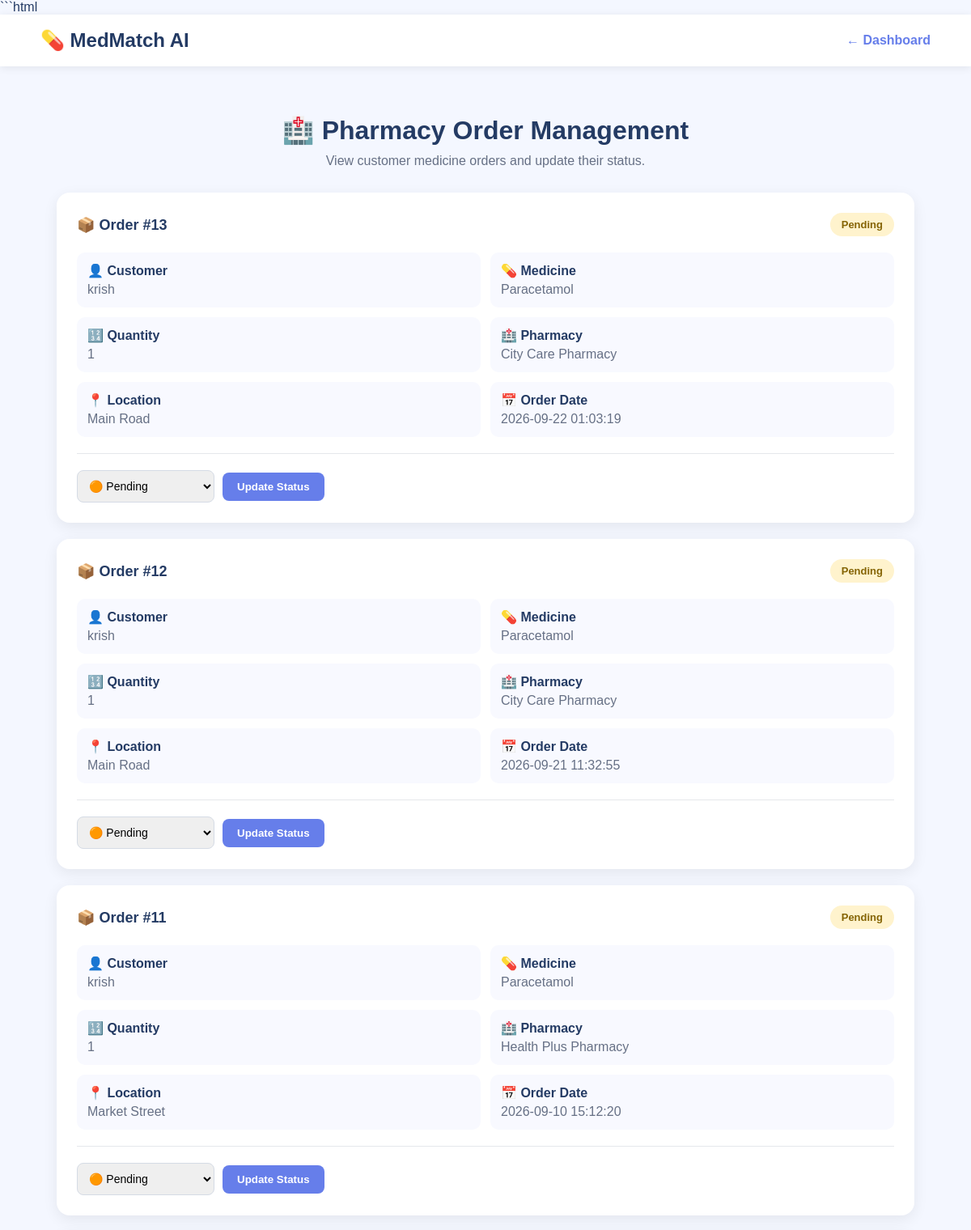
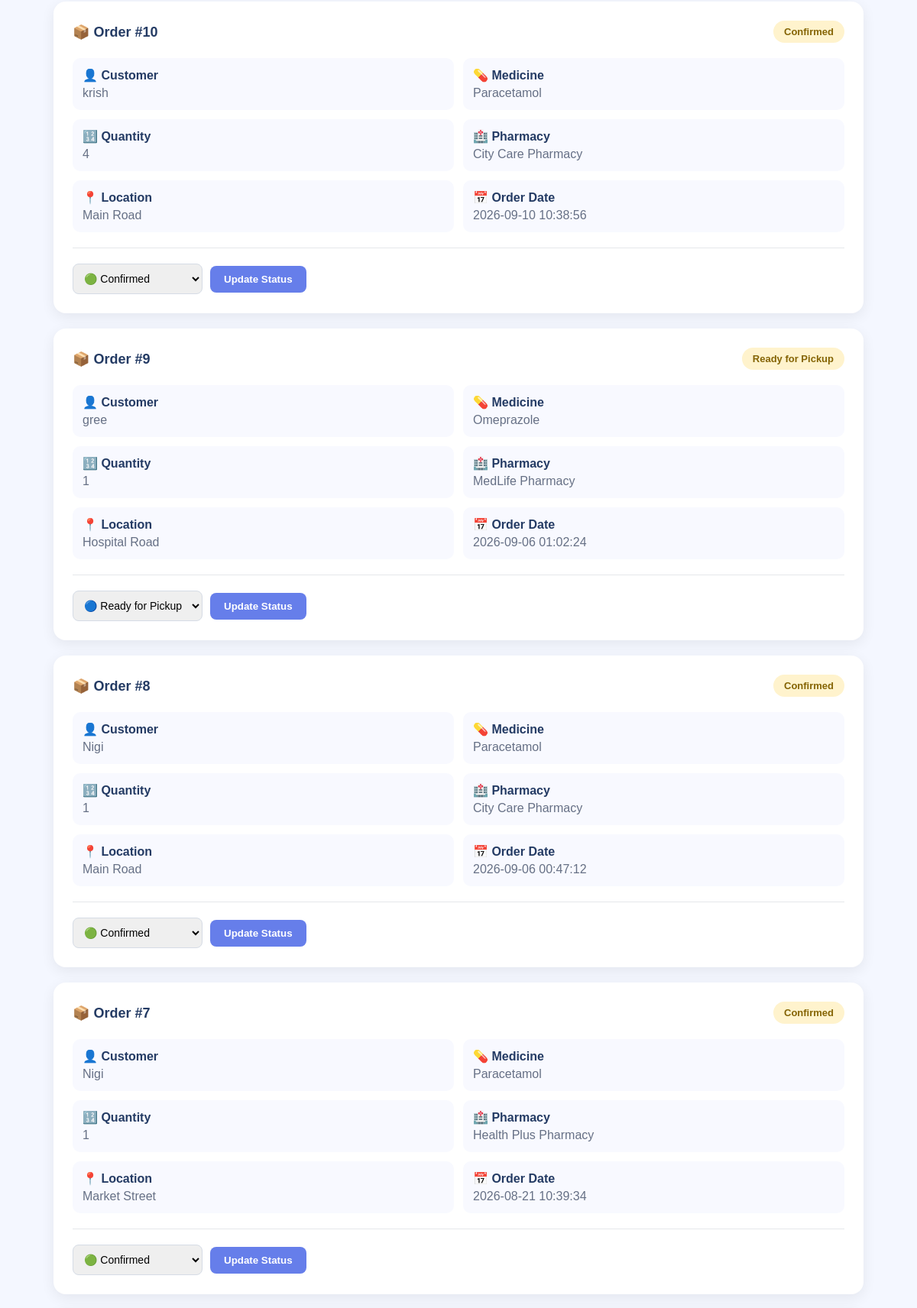
Page /admin/orders (signed in, upper part) on the committed database (2 pictures, top to bottom).
### tables this page shows
CREATE TABLE orders (
            id INTEGER PRIMARY KEY AUTOINCREMENT,
            user_id INTEGER,
            pharmacy_id INTEGER,
            medicine_id INTEGER,
            quantity INTEGER NOT NULL,
            order_date TEXT,
            status TEXT DEFAULT 'Pending',
            FOREIGN KEY (user_id)
                REFERENCES users(id),
            FOREIGN KEY (pharmacy_id)
                REFERENCES pharmacies(id),
            FOREIGN KEY (medicine_id)
                REFERENCES medicines(id)
        );

CREATE TABLE users (
            id INTEGER PRIMARY KEY AUTOINCREMENT,
            name TEXT NOT NULL,
            email TEXT UNIQUE NOT NULL,
            password TEXT NOT NULL
        , mobile TEXT);

CREATE TABLE medicines (
            id INTEGER PRIMARY KEY AUTOINCREMENT,
            name TEXT NOT NULL,
            category TEXT,
            purpose TEXT,
            price REAL
        );

CREATE TABLE pharmacies (
            id INTEGER PRIMARY KEY AUTOINCREMENT,
            name TEXT NOT NULL,
            location TEXT,
            phone TEXT
        );

### app.py (the view)
@app.route("/admin/orders")
def admin_orders():
    if not session.get("admin_logged_in"):
        return redirect(url_for("admin_login"))
    connection = get_db_connection()
    cursor = connection.cursor()
    cursor.execute("""
        SELECT
            orders.id,
            users.name AS customer,
            medicines.name AS medicine,
            pharmacies.name AS pharmacy,
            pharmacies.location,
            orders.quantity,
            stock.price,
            orders.order_date,
            orders.status
        FROM orders

        JOIN users
            ON orders.user_id = users.id

        JOIN medicines
            ON orders.medicine_id = medicines.id

        JOIN pharmacies
            ON orders.pharmacy_id = pharmacies.id

        LEFT JOIN stock
            ON stock.medicine_id = orders.medicine_id
            AND stock.pharmacy_id = orders.pharmacy_id

        ORDER BY orders.id DESC
    """)
    orders_data = cursor.fetchall()
    connection.close()
    return render_template(
        "admin_orders.html",
        orders=orders_data
    )

### app.py (called while the page is built, shortened)
@app.before_request
@app.before_request
def check_session_timeout():
    if "user_id" in session:
        last_activity = session.get("last_activity")
        if last_activity:
            current_time = time.time()
            if current_time - last_activity >= 120:
                session.clear()
                return redirect(
                    url_for(
                        "login",
                        message="Your session has expired. Please login again."
                    )
                )
        session["last_activity"] = time.time()

@app.after_request
def add_session_warning(response):
    return response

### database.py (called while the page is built)
def get_db_connection():
    connection = sqlite3.connect(DATABASE)
    connection.row_factory = sqlite3.Row
    return connection

### templates/admin_orders.html (shortened to what this page needs)
<!DOCTYPE html>
<html lang="en">
<head>
</head>
<body>
    <nav>
        <div class="logo">
            💊 MedMatch AI
        </div>
        <a href="/dashboard" class="back">
            ← Dashboard
        </a>
    </nav>
    <div class="container">
        <div class="header">
            <h1>
                🏥 Pharmacy Order Management
            </h1>
            <p>
                View customer medicine orders and update their status.
            </p>
        </div>
        {% if orders %}
            {% for order in orders %}
            <div class="order-card">
                <div class="order-header">
                    <div class="order-id">
                        📦 Order #{{ order["id"] }}
                    </div>
                    <div class="status">
                        {{ order["status"] }}
                    </div>
                </div>
                <div class="details">
                    <div class="detail">
                        <strong>
                            👤 Customer
                        </strong>
                        <span>
                            {{ order["customer"] }}
                        </span>
                    </div>
                    <div class="detail">
                        <strong>
                            💊 Medicine
                        </strong>
                        <span>
                            {{ order["medicine"] }}
                        </span>
                    </div>
                    <div class="detail">
                        <strong>
                            🔢 Quantity
                        </strong>
                        <span>
                            {{ order["quantity"] }}
                        </span>
                    </div>
                    <div class="detail">
                        <strong>
                            🏥 Pharmacy
                        </strong>
                        <span>
                            {{ order["pharmacy"] }}
                        </span>
                    </div>
                    <div class="detail">
                        <strong>
                            📍 Location
                        </strong>
                        <span>
                            {{ order["location"] }}
                        </span>
                    </div>
                    <div class="detail">
                        <strong>
                            📅 Order Date
                        </strong>
                        <span>
                            {{ order["order_date"] }}
                        </span>
                    </div>
                </div>
                <form
                    method="POST"
                    action="/admin/update-order"
                    class="update-form"
                >
                    <select name="status">
                        <option
                            value="Pending"
                            {% if order["status"] == "Pending" %}selected{% endif %}
                        >
                            🟠 Pending
                        </option>
                        <option
                            value="Confirmed"
                            {% if order["status"] == "Confirmed" %}selected{% endif %}
                        >
                            🟢 Confirmed
                        </option>
                        <option
                            value="Ready for Pickup"
                            {% if order["status"] == "Ready for Pickup" %}selected{% endif %}
                        >
                            🔵 Ready for Pickup
                        </option>
                    </select>
                    <button type="submit">
                        Update Status
                    </button>
                </form>
            </div>
            {% endfor %}
        {% endif %}
    </div>
</body>
</html>

### templates/admin_orders.html (style rules this page uses)
* { box-sizing: border-box; margin: 0; padding: 0; font-family: Arial, sans-serif; }
body { background: #f4f7ff; color: #243b64; }
nav { background: white; padding: 18px 50px; display: flex; justify-content: space-between; align-items: center; box-shadow: 0 2px 10px rgba(0,0,0,0.08); }
.logo { font-size: 24px; font-weight: bold; }
.back { text-decoration: none; color: #667eea; font-weight: bold; }
.container { max-width: 1100px; margin: 40px auto; padding: 20px; }
.header { text-align: center; margin-bottom: 30px; }
.header h1 { margin-bottom: 10px; }
.header p { color: #667085; }
.order-card { background: white; padding: 25px; margin-bottom: 20px; border-radius: 16px; box-shadow: 0 5px 18px rgba(0,0,0,0.07); }
.order-header { display: flex; justify-content: space-between; align-items: center; margin-bottom: 20px; }
.order-id { font-size: 18px; font-weight: bold; }
.status { padding: 7px 14px; border-radius: 20px; font-size: 13px; font-weight: bold; background: #fff3cd; color: #856404; }
.details { display: grid; grid-template-columns: repeat(2, 1fr); gap: 12px; }
.detail { background: #f8f9ff; padding: 13px; border-radius: 10px; }
.detail strong { display: block; margin-bottom: 5px; }
.detail span { color: #667085; }
.update-form { margin-top: 20px; padding-top: 20px; border-top: 1px solid #e5e7eb; display: flex; gap: 10px; align-items: center; }
select { padding: 10px; border: 1px solid #d5dbe5; border-radius: 8px; font-size: 14px; }
button { padding: 10px 18px; border: none; border-radius: 8px; background: #667eea; color: white; font-weight: bold; cursor: pointer; }

### rows in the picture
orders: id "13", status "Pending", customer "krish", medicine "Paracetamol", quantity "1", pharmacy "City Care Pharmacy", location "Main Road", order_date "2026-09-22 01:03:19", status "🟠 Pending"
orders: id "12", status "Pending", customer "krish", medicine "Paracetamol", quantity "1", pharmacy "City Care Pharmacy", location "Main Road", order_date "2026-09-21 11:32:55", status "🟠 Pending"
orders: id "11", status "Pending", customer "krish", medicine "Paracetamol", quantity "1", pharmacy "Health Plus Pharmacy", location "Market Street", order_date "2026-09-10 15:12:20", status "🟠 Pending"
orders: id "10", status "Confirmed", customer "krish", medicine "Paracetamol", quantity "4", pharmacy "City Care Pharmacy", location "Main Road", order_date "2026-09-10 10:38:56", status "🟢 Confirmed"
orders: id "9", status "Ready for Pickup", customer "gree", medicine "Omeprazole", quantity "1", pharmacy "MedLife Pharmacy", location "Hospital Road", order_date "2026-09-06 01:02:24", status "🔵 Ready for Pickup"
orders: id "8", status "Confirmed", customer "Nigi", medicine "Paracetamol", quantity "1", pharmacy "City Care Pharmacy", location "Main Road", order_date "2026-09-06 00:47:12", status "🟢 Confirmed"
orders: id "7", status "Confirmed", customer "Nigi", medicine "Paracetamol", quantity "1", pharmacy "Health Plus Pharmacy", location "Market Street", order_date "2026-08-21 10:39:34", status "🟢 Confirmed"
